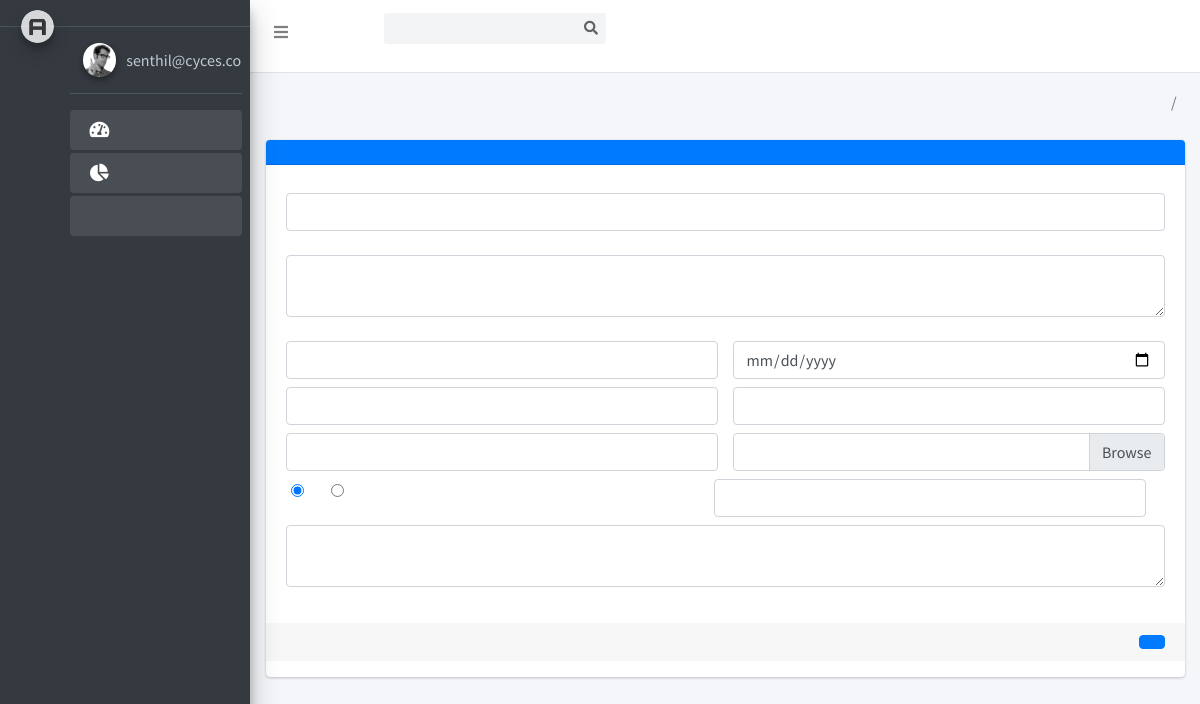
Before: /addevent.php (signed in) with the older database file.
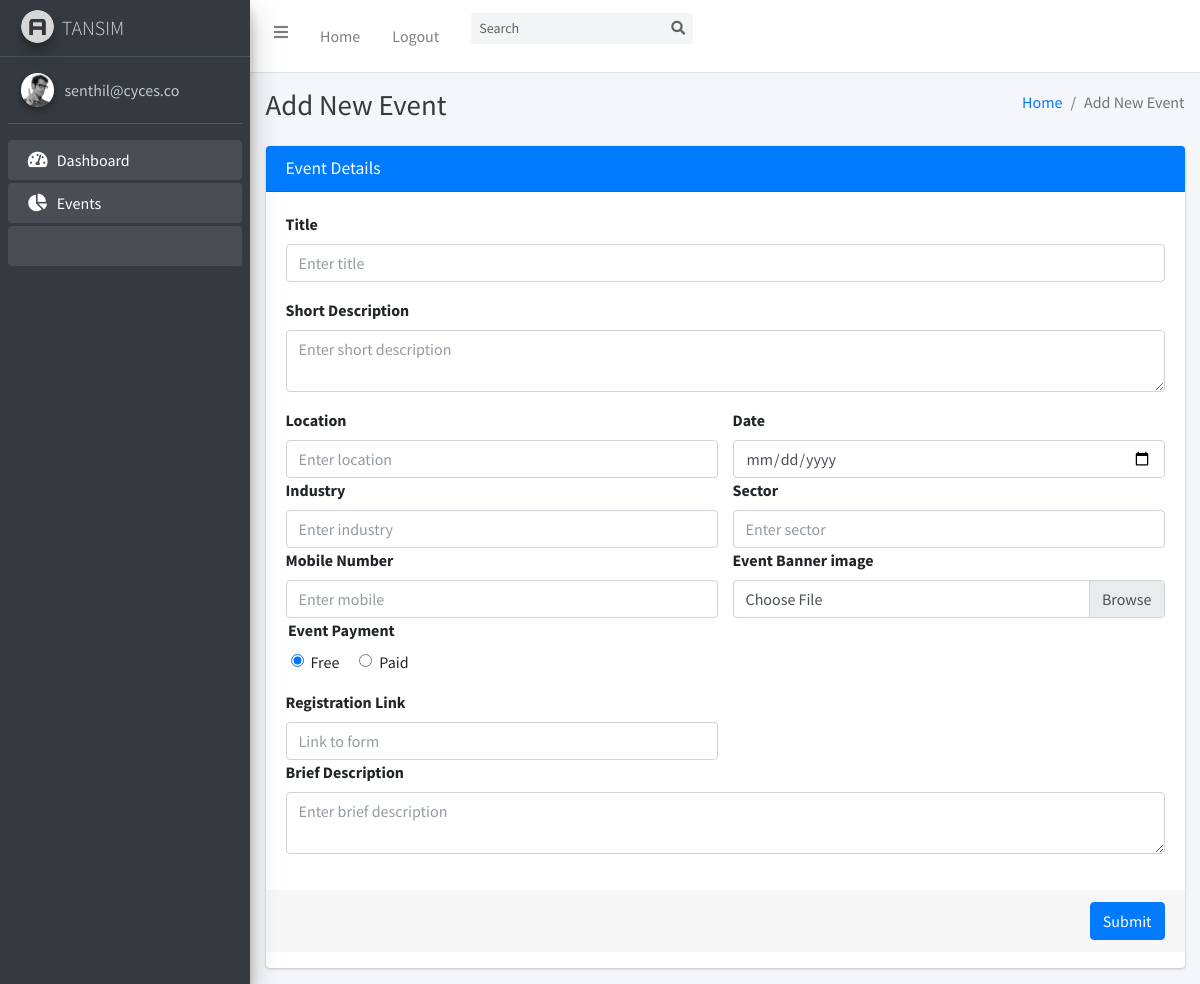
After: the same page with the newer database file.
### tables this page shows
CREATE TABLE `strings` (
  `id` int(11) NOT NULL,
  `lang` text NOT NULL,
  `login` text DEFAULT NULL,
  `greetings` text DEFAULT NULL,
  `brand_full` text NOT NULL,
  `brand` text NOT NULL,
  `email` text NOT NULL,
  `pass` text NOT NULL,
  `incorrect` text NOT NULL,
  `not_a_member` text NOT NULL,
  `signup` text NOT NULL,
  `member_message` text NOT NULL,
  `sup_n` text DEFAULT NULL,
  `s_greetings` text DEFAULT NULL,
  `email_address` text DEFAULT NULL,
  `cpass` text DEFAULT NULL,
  `phone_num` text DEFAULT NULL,
  `exist_mem` text DEFAULT NULL,
  `login_here` text DEFAULT NULL,
  `email_exists` text DEFAULT NULL,
  `passntmatched` text DEFAULT NULL,
  `code_verif` text DEFAULT NULL,
  `code_message` text DEFAULT NULL,
  `code_message_nt_verified` text DEFAULT NULL,
  `enter_verif_code` text DEFAULT NULL,
  `code_inc` text DEFAULT NULL,
  `home` text DEFAULT NULL,
  `logout` text DEFAULT NULL,
  `search` text DEFAULT NULL,
  `all_events` text DEFAULT NULL,
  `add_event` text DEFAULT NULL,
  `dashboard` text DEFAULT NULL,
  `events` text DEFAULT NULL,
  `industry` text DEFAULT NULL,
  `location` text DEFAULT NULL,
  `sector` text DEFAULT NULL,
  `date` text DEFAULT NULL,
  `payment` text DEFAULT NULL,
  `apply_filter` text DEFAULT NULL,
  `engineering` text DEFAULT NULL,
  `music` text DEFAULT NULL,
  `educ` text DEFAULT NULL,
  `english` text DEFAULT NULL,
  `tamil` text DEFAULT NULL,
  `computer` text DEFAULT NULL,
  `chennai` text DEFAULT NULL,
  `madurai` text DEFAULT NULL,
  `coimbatore` text DEFAULT NULL,
  `mumbai` text DEFAULT NULL,
  `today` text DEFAULT NULL,
  `tomorrow` text DEFAULT NULL,
  `week` text DEFAULT NULL,
  `month` text DEFAULT NULL,
  `free` text DEFAULT NULL,
  `paid` text DEFAULT NULL,
  `event_details` text DEFAULT NULL,
  `title_text` text DEFAULT NULL,
  `enter_title` text DEFAULT NULL,
  `sdescript` text DEFAULT NULL,
  `enter_sdescript` text DEFAULT NULL,
  `bdescript` text DEFAULT NULL,
  `enter_bdescript` text DEFAULT NULL,
  `enter_location` text DEFAULT NULL,
  `enter_industry` text DEFAULT NULL,
  `enter_sector` text DEFAULT NULL,
  `enter_mobile` text DEFAULT NULL,
  `banner_event` text DEFAULT NULL,
  `choosefile` text DEFAULT NULL,
  `event_payment` text DEFAULT NULL,
  `reglink` text DEFAULT NULL,
  `link_to_form` text DEFAULT NULL,
  `submit` text DEFAULT NULL,
  `event_success` text DEFAULT NULL,
  `event_failed` text DEFAULT NULL
);

### configurator.php (called while the page is built, shortened)
<?php
require "config.php";
$lq='SELECT * FROM strings WHERE `lang`= "'.$_SESSION['lang'].'"';
$lquery = mysqli_query($con,$lq);
$stringfetch = mysqli_fetch_assoc($lquery);
?>

### addevent.php (the view, shortened to what the changed rows need)
<?php
$htitle="add_event";
$descrp="add_event";
require "defaults/header.php";
?>
  <div class="content-wrapper" style="min-height: 323px;">
    <div class="content-header">
      <div class="container-fluid">
        <div class="row mb-2">
          <div class="col-sm-6">
            <h1 class="m-0 text-dark"><?php echo $stringfetch[$descrp];?></h1>
          </div>
          <div class="col-sm-6">
            <ol class="breadcrumb float-sm-right">
              <li class="breadcrumb-item"><a href="#"><?php echo $stringfetch['home'];?></a></li>
              <li class="breadcrumb-item active"><?php echo $stringfetch[$htitle];?></li>
            </ol>
          </div>
        </div>
      </div>
      </div>
    <section class="content">
    <div class="col-md-6" class="max-width: 100%;">
            <div class="card card-primary">
              <div class="card-header">
                <h3 class="card-title"><?php echo $stringfetch['event_details'];?></h3>
              </div>
              <form action="" method="post" role="form" enctype="multipart/form-data">
                <div class="card-body">
                  <div class="form-group">
                    <label><?php echo $stringfetch['title_text'];?> </label>
                    <input type="text" name="title" class="form-control" placeholder="<?php echo $stringfetch['enter_title'];?>">
                  </div>
                  <div class="form-group">
                    <label ><?php echo $stringfetch['sdescript'];?></label>
                    <textarea name="sdescrp" class="form-control" placeholder="<?php echo $stringfetch['enter_sdescript'];?>"></textarea>
                  </div>
                  <div class="row">
                  <div class="col-6">
                    <label ><?php echo $stringfetch['location'];?></label>
                    <input type="text" name="location" class="form-control" placeholder="<?php echo $stringfetch['enter_location'];?>">
                  </div>
                  <div class="col-6">
                    <label ><?php echo $stringfetch['date'];?></label>
                    <input type="date" name="date" class="form-control" placeholder="">
                  </div>
                  </div>
                  <div class="row">
                  <div class="col-6">
                    <label ><?php echo $stringfetch['industry'];?></label>
                    <input type="text" name="indus" class="form-control" placeholder="<?php echo $stringfetch['enter_industry'];?>">
                  </div>
                  <div class="col-6">
                    <label ><?php echo $stringfetch['sector'];?></label>
                    <input type="text" name="sect" class="form-control" placeholder="<?php echo $stringfetch['enter_sector'];?>">
                  </div>
                  </div>
                  <div class="row">
                  <div class="col-6">
                    <label><?php echo $stringfetch['phone_num'];?></label>
                    <input type="text" name="mobilenum" class="form-control" placeholder="<?php echo $stringfetch['enter_mobile'];?>">
                  </div>
                  <div class="col-6">
                    <label for="exampleInputFile"><?php echo $stringfetch['banner_event'];?></label>
                    <div class="input-group">
                      <div class="custom-file">
                        <label class="custom-file-label" for="exampleInputFile"><?php echo $stringfetch['choosefile'];?></label>
                      </div>
                    </div>
                  </div>
                  </div>
                  <div class="row">
                  <div class="form-group" style="margin-left: 10px;margin-right: 363px;">
                  <label><?php echo $stringfetch['event_payment'];?></label>
                  <div class="row">
                        <div class="form-check" style="margin-right: 20px;margin-left: 10px;">
                          <input class="form-check-input" type="radio" value="Free" name="payment" checked="">
                          <label class="form-check-label"><?php echo $stringfetch['free'];?></label>
                        </div>
                        <div class="form-check">
                          <input class="form-check-input" type="radio" value="Paid" name="payment">
                          <label class="form-check-label"><?php echo $stringfetch['paid'];?></label>
                        </div>
                        </div>
                      </div>
                  <div class="col-6">
                    <label ><?php echo $stringfetch['reglink'];?></label>
                    <input type="text" name="reglink" class="form-control" placeholder="<?php echo $stringfetch['link_to_form'];?>">
                  </div>
                  </div>
                  <div class="form-group">
                    <label ><?php echo $stringfetch['bdescript'];?></label>
                    <textarea name="bdescrp" class="form-control" placeholder="<?php echo $stringfetch['enter_bdescript'];?>"></textarea>
                  </div>
                </div>
                <div class="card-footer">
                  <button type="submit" class="btn btn-primary float-right" value="Submit" name="addevent"><?php echo $stringfetch['submit'];?></button>
                </div>
              </form>
            </div>
        </div>
      </div>
  </div>

### defaults/header.php (shortened to what the changed rows need)
<?php
require_once "configurator.php";
?>
<html style="height: auto;"><head>
  <link rel="stylesheet" href="plugins/fontawesome-free/css/all.min.css">
  <link rel="stylesheet" href="https://code.ionicframework.com/ionicons/2.0.1/css/ionicons.min.css">
  <link rel="stylesheet" href="plugins/tempusdominus-bootstrap-4/css/tempusdominus-bootstrap-4.min.css">
  <link rel="stylesheet" href="plugins/icheck-bootstrap/icheck-bootstrap.min.css">
  <link rel="stylesheet" href="plugins/jqvmap/jqvmap.min.css">
  <link rel="stylesheet" href="dist/css/adminlte.min.css">
  <link rel="stylesheet" href="plugins/overlayScrollbars/css/OverlayScrollbars.min.css">
  <link rel="stylesheet" href="plugins/daterangepicker/daterangepicker.css">
  <link rel="stylesheet" href="plugins/summernote/summernote-bs4.css">
</head>
<body class="sidebar-mini layout-fixed" style="height: auto;">
<div class="wrapper">
  <nav class="main-header navbar navbar-expand navbar-white navbar-light">
    <ul class="navbar-nav">
      <li class="nav-item d-none d-sm-inline-block">
        <a class="nav-link" href="dashboard.php"><?php echo $stringfetch['home'];?></a>
      </li>
      <li class="nav-item d-none d-sm-inline-block">
        <a class="nav-link" href="logout.php"><?php echo $stringfetch['logout'];?></a>
      </li>
    </ul>
    <form action="events.php" class="form-inline ml-3">
      <div class="input-group input-group-sm">
        <input class="form-control form-control-navbar" type="search" name="q" <?php if(isset($_GET['q'])){echo 'value="'.$_GET['q'].'"';}?> placeholder="<?php echo $stringfetch['search'];?>" aria-label="Search">
        <div class="input-group-append">
          <button class="btn btn-navbar" type="submit">
          </button>
        </div>
      </div>
  </nav>
  <aside class="main-sidebar sidebar-dark-primary elevation-4">
    <a href="index.php" class="brand-link">
      <img src="dist/img/AdminLTELogo.png" alt="AdminLTE Logo" class="brand-image img-circle elevation-3" style="opacity: .8">
      <span class="brand-text font-weight-light"><?php echo $stringfetch['brand'];?></span>
    </a>
    <div class="sidebar os-host os-theme-light os-host-resize-disabled os-host-scrollbar-horizontal-hidden os-host-transition os-host-scrollbar-vertical-hidden"><div class="os-padding"><div class="os-viewport os-viewport-native-scrollbars-invisible" style=""><div class="os-content" style="padding: 0px 8px; height: 100%; width: 100%;">
      <nav class="mt-2">
        <ul class="nav nav-pills nav-sidebar flex-column" data-widget="treeview" role="menu" data-accordion="false">
          <li class="nav-item has-treeview menu-open">
            <a class="nav-link <?php if($htitle=="dashboard"){echo "active";} ?>" href="dashboard.php">
              <i class="nav-icon fas fa-tachometer-alt"></i>
              <p>
              <?php echo $stringfetch['dashboard'];?>
              </p>
            </a>
          </li>
          <li class="nav-item has-treeview menu-open">
            <a class="nav-link <?php if($htitle=="events"){echo "active";} ?>" href="events.php">
              <i class="nav-icon fas fa-chart-pie"></i>
              <p><?php echo $stringfetch['events'];?>
              </p>
            </a>
          </li>
      </nav>
    </div></div></div></div>
  </aside>

Changed rows visible on the page:
now on this page (row edited): strings: home "Home", logout "Logout", q "Search", brand "TANSIM", dashboard "Dashboard", events "Events", add_event "Add New Event", event_details "Event Details", title_text "Title", title "Enter title", sdescript "Short Description", sdescrp "Enter short description", location "Location", location "Enter location", date "Date", industry "Industry", indus "Enter industry", sector "Sector", sect "Enter sector", phone_num "Mobile Number", mobilenum "Enter mobile", banner_event "Event Banner image", choosefile "Choose File", event_payment "Event Payment", free "Free", paid "Paid", reglink "Registration Link", reglink "Link to form", bdescript "Brief Description", bdescrp "Enter brief description", submit "Submit"
